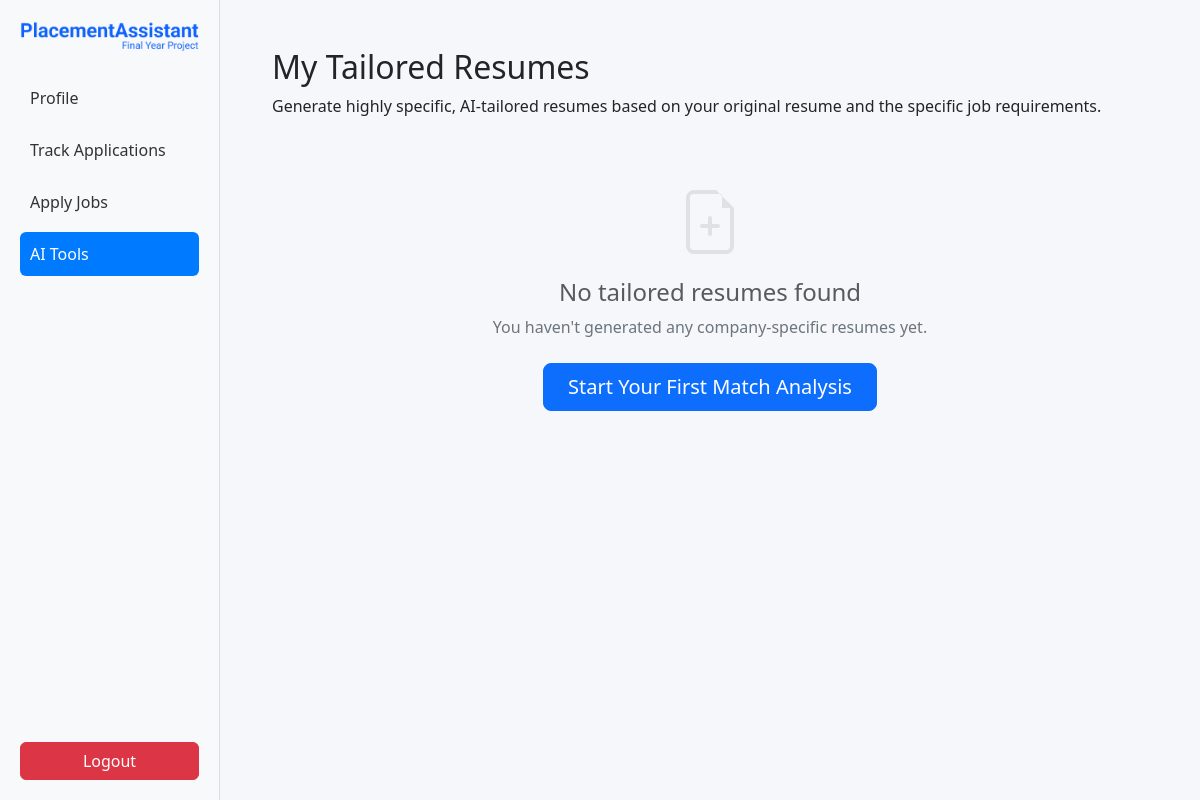
The page /resume-builder/ (signed in) on the database as committed earlier.
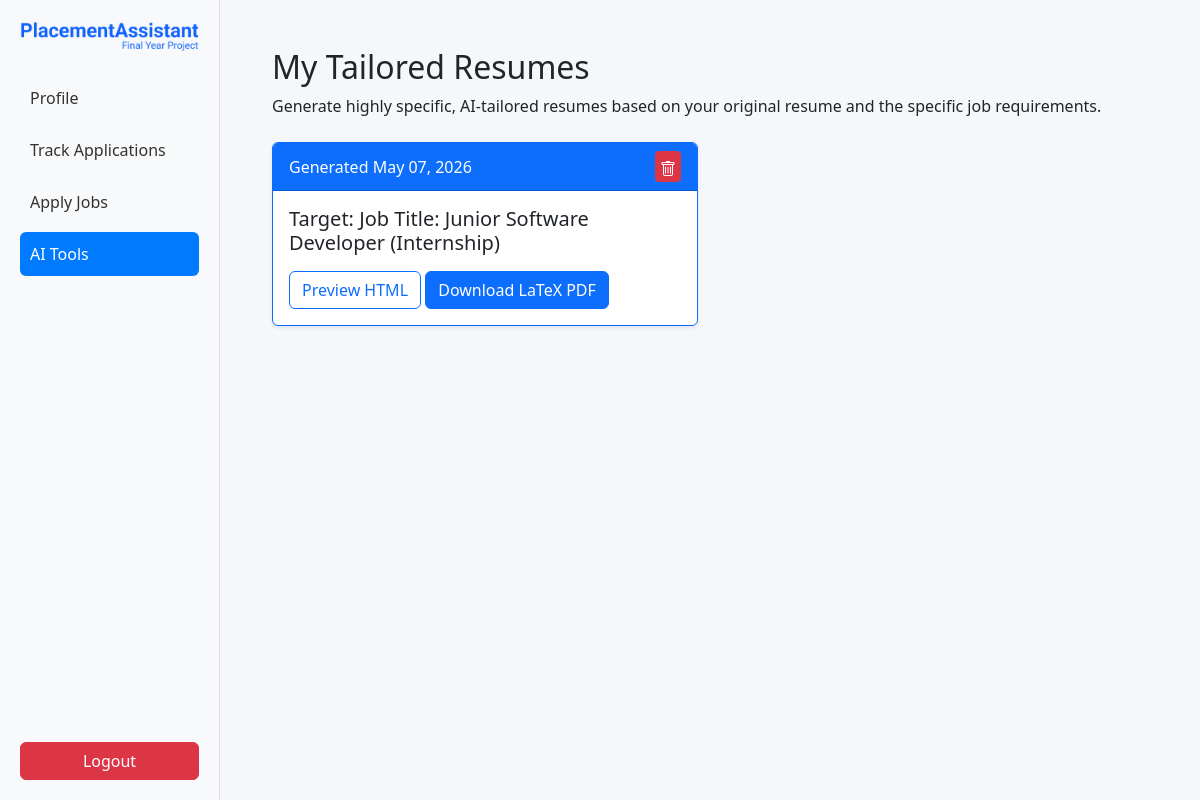
The same page on the database as committed later.
### resume_builder/models.py (models this page shows, shortened)
class GeneratedResume(models.Model):
    student = models.ForeignKey(settings.AUTH_USER_MODEL, on_delete=models.CASCADE, related_name="generated_resumes")
    target_job_description = models.ForeignKey(JobDescription, on_delete=models.SET_NULL, null=True, blank=True)
    source_resume = models.ForeignKey(Resume, on_delete=models.SET_NULL, null=True, blank=True)
    generated_content = models.TextField(help_text="The tailored HTML/JSON content for this resume")
    created_at = models.DateTimeField(auto_now_add=True)

### matcher/models.py (models this page shows, shortened)
class JobDescription(models.Model):
    uploaded_at = models.DateTimeField(auto_now_add=True)
    file = models.FileField(upload_to="jds/")
    title = models.CharField(max_length=256, blank=True, null=True)
    required_skills = models.JSONField(blank=True, null=True)
    raw_text = models.TextField(blank=True, null=True)

### resume_builder/views.py (the view)
# urls.py: path('', views.index, name='index'),
@login_required
def index(request):
    generated = GeneratedResume.objects.filter(student=request.user).order_by('-created_at')
    return render(request, 'resume_builder/index.html', {'resumes': generated})

### resume_builder/templates/resume_builder/index.html (shortened to what this page needs)
{% load static %}
<!DOCTYPE html>
<html lang="en">
<head>
  <link href="https://cdn.jsdelivr.net/npm/bootstrap@5.3.2/dist/css/bootstrap.min.css" rel="stylesheet">
</head>
<body>
  <div class="d-flex">
    <div class="sidebar">
      <div class="logo-container">
          <img src="{% static 'images/logo.png' %}" alt="PlacementAssistant Logo" class="img-fluid logo-img">
      </div>
      <br>
      <a href="{% url 'student_profile' %}" >Profile</a>
      <a href="{% url 'track_applications' %}">Track Applications</a>
      <a href="{% url 'job_list' %}">Apply Jobs</a>
      <a href="{% url 'ai_tools' %}" class="active">AI Tools</a>
      <form method="post" action="/">
        <button type="submit" class="btn btn-danger w-100">Logout</button>
      </form>
    </div>
    <div class="main-content">
        <div class="container mt-2">
            <h2>My Tailored Resumes</h2>
            <p>Generate highly specific, AI-tailored resumes based on your original resume and the specific job requirements.</p>
            <div class="row mt-4">
                {% for resume in resumes %}
                <div class="col-md-6 mb-4">
                    <div class="card h-100 shadow-sm border-primary">
                        <div class="card-header bg-primary text-white d-flex justify-content-between align-items-center">
                            <span>Generated {{ resume.created_at|date:"M d, Y" }}</span>
                            <a href="{% url 'resume_builder:delete_resume' resume.id %}" class="btn btn-sm btn-danger p-1 leading-none" title="Delete">
                            </a>
                        </div>
                        <div class="card-body">
                            <h5 class="card-title">Target: {{ resume.target_job_description.title|default:"Unknown Job Name" }}</h5>
                            <a href="{% url 'resume_builder:view_resume' resume.id %}" class="btn btn-outline-primary mt-2">Preview HTML</a>
                            <a href="{% url 'resume_builder:download_pdf' resume.id %}" class="btn btn-primary mt-2">Download LaTeX PDF</a>
                        </div>
                    </div>
                </div>
                {% empty %}
                <div class="col-12 text-center py-5">
                    <div class="mb-4">
                    </div>
                    <h4 class="text-muted">No tailored resumes found</h4>
                    <p class="text-secondary mb-4">You haven't generated any company-specific resumes yet.</p>
                    <a href="{% url 'matcher:home' %}" class="btn btn-primary btn-lg px-4">
                        Start Your First Match Analysis
                    </a>
                </div>
                {% endfor %}
            </div>
        </div>
    </div>
  </div>
</body>
</html>

Rows that differ between the two databases and show on the page:
added GeneratedResume: created_at "May 07, 2026", target_job_description "Job Title: Junior Software Developer (Internship)"
Other text that changed with them:
text no longer shown: "No tailored resumes found You haven't generated any company-specific resumes yet. Start Your First Match Analysis"
